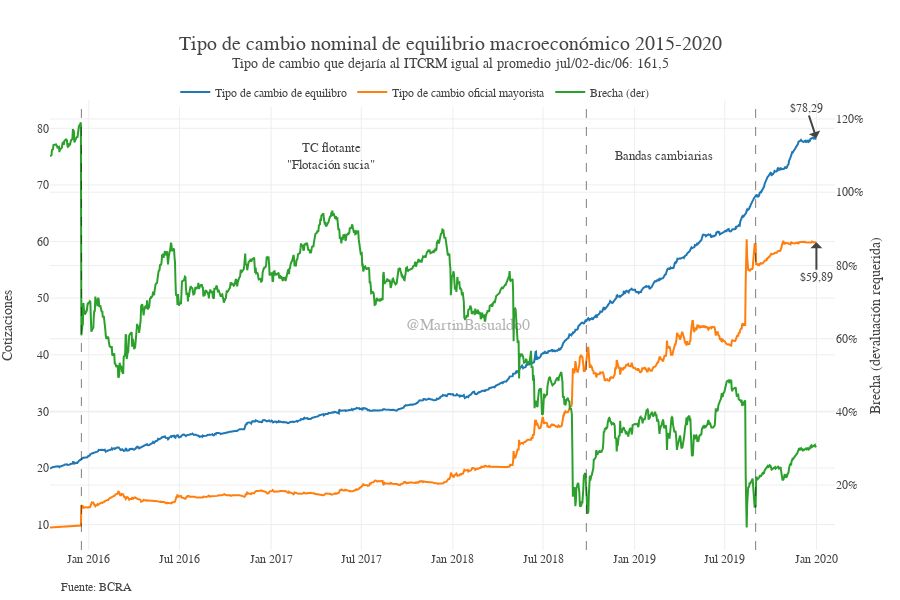

Here is the notebook cell this chart was saved with:
### Code cell
pbre.plot_brecha(fecha_ini='2003-01-01',
        fecha_fin='2007-03-01'
        )

pbre.plot_brecha(fecha_ini='2006-9-01',
            fecha_fin='2012-3-01'
            )


pbre.plot_brecha(fecha_ini='2011-09-01',
            fecha_fin='2016-03-01',
            )

pbre.plot_brecha(fecha_ini='2015-10-15',
            fecha_fin='2020-1-01',
            )

### Figure 1 — Plotly figure (JSON) as saved in the notebook; plotly's stock layout.template omitted (floating-point values rounded to 4 significant figures; data arrays with more than 128 entries replaced by an {"elided": "..."} marker saying what was removed)
{"data": [{"mode": "lines", "name": "Tipo de cambio de equilibro", "type": "scatter", "x": {"elided": "1540 str values"}, "xaxis": "x", "y": {"elided": "1540 float values"}, "yaxis": "y"}, {"mode": "lines", "name": "Tipo de cambio oficial mayorista", "type": "scatter", "x": {"elided": "1540 str values"}, "xaxis": "x", "y": {"elided": "1540 float values"}, "yaxis": "y"}, {"mode": "lines", "name": "Brecha (der)", "type": "scatter", "x": {"elided": "1540 str values"}, "xaxis": "x", "y": {"elided": "1540 float values"}, "yaxis": "y2"}], "layout": {"annotations": [{"align": "left", "arrowhead": 1, "showarrow": true, "text": "$78,29", "x": "2020-01-01T00:00:00", "y": 78.29}, {"align": "left", "arrowhead": 1, "ax": 0, "ay": 35, "showarrow": true, "text": "$59,89", "x": "2020-01-01T00:00:00", "y": 59.89}, {"font": {"family": "georgia", "size": 13}, "showarrow": false, "text": "TC flotante<br>\"Flotación sucia\"", "x": "2017-5-1", "y": 75}, {"font": {"family": "georgia", "size": 13}, "showarrow": false, "text": "Bandas cambiarias", "x": "2019-03-1", "y": 75}, {"font": {"size": 12}, "showarrow": false, "text": "Fuente: BCRA", "x": 0.1, "xanchor": "right", "xref": "paper", "xshift": 0, "y": -0.1, "yanchor": "auto", "yref": "paper", "yshift": 0}, {"font": {"family": "arial", "size": 16}, "opacity": 0.4, "showarrow": false, "text": "@MartinBasualdo0", "x": 0.5, "xref": "paper", "y": 0.5, "yref": "paper"}], "font": {"family": "Georgia"}, "height": 600, "legend": {"orientation": "h", "x": 0.15, "xanchor": "left", "y": 1.05, "yanchor": "top"}, "margin": {"b": 50, "l": 50, "r": 15}, "separators": ",.", "shapes": [{"line": {"color": "Black", "dash": "dash", "width": 1}, "opacity": 0.5, "type": "line", "x0": "2015-12-17", "x1": "2015-12-17", "xref": "x", "y0": 0, "y1": 1, "yref": "y domain"}, {"line": {"color": "Black", "dash": "dash", "width": 1}, "opacity": 0.5, "type": "line", "x0": "2018-09-26", "x1": "2018-09-26", "xref": "x", "y0": 0, "y1": 1, "yref": "y domain"}, {"line": {"color": "Black", "dash": "dash", "width": 1}, "opacity": 0.5, "type": "line", "x0": "2019-09-01", "x1": "2019-09-01", "xref": "x", "y0": 0, "y1": 1, "yref": "y domain"}], "title": {"font": {"size": 20}, "text": "Tipo de cambio nominal de equilibrio macroeconómico 2015-2020<br><sup>Tipo de cambio que dejaría al ITCRM igual al promedio jul/02-dic/06: 161,5"}, "width": 900, "xaxis": {"anchor": "y", "domain": [0, 0.94], "showgrid": true}, "yaxis": {"anchor": "x", "domain": [0, 1], "title": {"text": "Cotizaciones"}, "zeroline": false}, "yaxis2": {"anchor": "x", "overlaying": "y", "side": "right", "tickformat": ",.0%", "title": {"text": "Brecha (devaluación requerida)"}}}}
